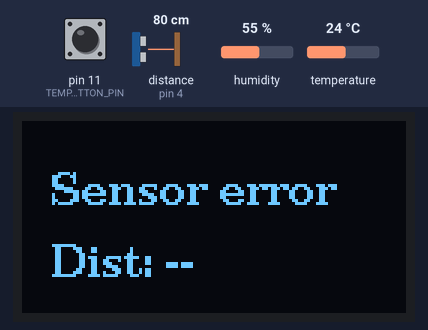
Bench run of a sketch on a simulated Arduino Uno, built with avr-gcc and run on an emulated ATmega328P. Shown: 128×64 one-colour display. Wiring (inferred from the names in the program): ultrasonic range finder: trigger pin 3; echo pin 4. The inputs (shaded band) are chosen by the test bench; at power-on: pin 11 (TEMP_BUTTON_PIN) HIGH, distance to the obstacle (sensor on pin 4) 80 cm, temperature 24 °C, humidity 55 %. The echo pulse lasts 58.3 µs per cm.

Above: at 1.2 s.
1.3 s: pin 11 (TEMP_BUTTON_PIN) pulled LOW for 1 s
At 2.7 s:
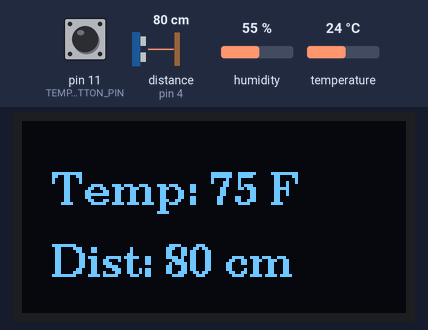
3.8 s: distance to the obstacle (sensor on pin 4) set to 2 cm
At 4.8 s:
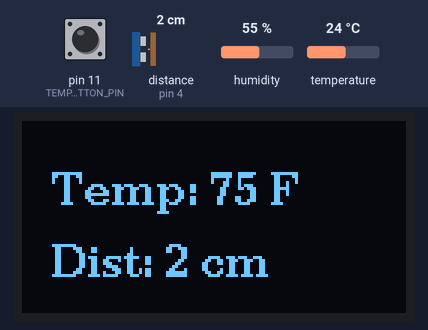
5.6 s: temperature set to 12 °C
At 8.2 s:
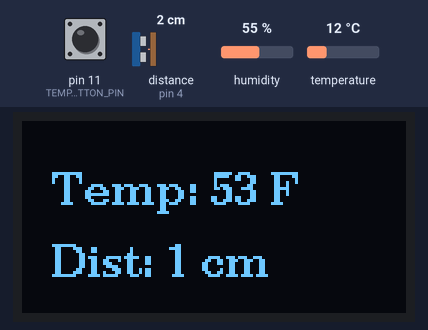
8.5 s: distance to the obstacle (sensor on pin 4) set to 18 cm
At 10.2 s:
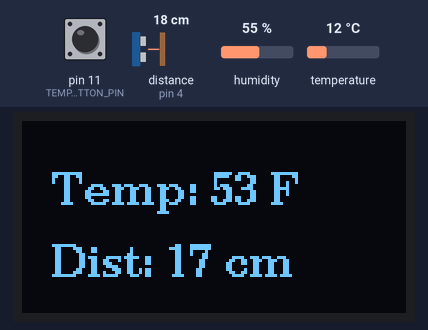
10.5 s: temperature set to 19 °C
At 12.6 s:
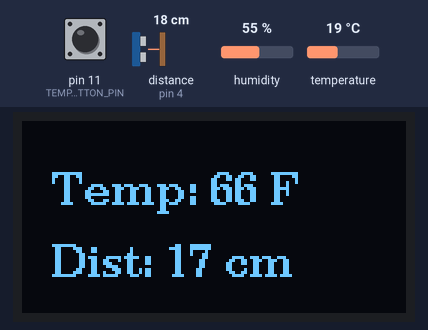
13.5 s: pin 11 (TEMP_BUTTON_PIN) pulled LOW for 1 s
At 15.5 s:
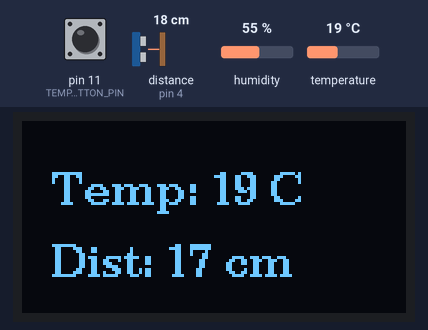
Timing chart, 0 to 17.0 s (numbered marks = the images above; inputs shaded):
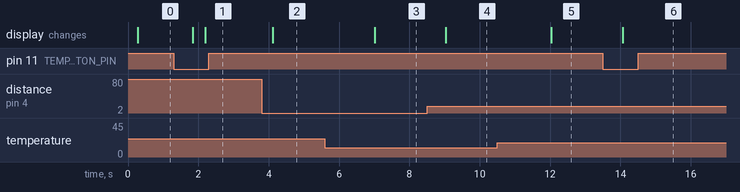

Measured:
- after the input at 1.3 s, the display: first differs from a run without the input after 0.89 s (image 1)
- after the input at 3.8 s, the display: changes after 0.31 s (image 2)
- after the input at 5.6 s, the display: changes after 1.4 s (image 3)
- after the input at 8.5 s, the display: changes after 0.53 s (image 4)
- after the input at 10.5 s, the display: changes after 1.5 s (image 5)
- after the input at 13.5 s, the display: changes after 0.56 s (image 6)

The sketch:

mega328_ultrasonic.ino
```cpp
#include "Arduino.h"
#include <U8g2lib.h>
#include <DHT11.h>

#define DHT_PIN 2
#define TEMP_BUTTON_PIN 11
#define TRIG_PIN 3
#define ECHO_PIN 4

DHT11 dht11(DHT_PIN);
U8G2_SSD1306_128X64_NONAME_1_HW_I2C u8g2(U8G2_R0, U8X8_PIN_NONE);

//U8G2 display vars
bool use_fahrenheit = false;
bool dirty_display = true;

//button vars
const unsigned long debounce_ms = 40;
bool temp_button_state = true;   //idle = HIGH with INPUT_PULLUP
bool temp_last_button = true;
unsigned long temp_last_press_ms = 0;

//ultrasonic / motion vars
unsigned long last_ping = 0;
const long motion_threshold_cm = 10;       //change needed to count as motion
long last_dist = -1;


unsigned long last_read = 0;
const unsigned long read_int = 1000;
int last_temp_c = 0;
bool last_valid = false;

void checkMotion(){
  unsigned long now = millis();
  if (now - last_ping < 100) return;
  last_ping = now;

  digitalWrite(TRIG_PIN, HIGH); //pulse trig pin to start reading
  delayMicroseconds(10);
  digitalWrite(TRIG_PIN, LOW);

  unsigned long dur = pulseIn(ECHO_PIN, HIGH, 25000UL);
  long curr_dist = (long)(dur / 58);
  if (dur == 0) return;

  if (last_dist >= 0) {
    long diff = curr_dist - last_dist;
    if (diff < 0) diff = -diff;
    if (diff >= motion_threshold_cm) {
      dirty_display = true;
    }
  }

  last_dist = curr_dist;
}

void handleTempButton(){

  //read TEMP_BUTTON_PIN
  bool read = digitalRead(TEMP_BUTTON_PIN);

  //check if button state change
  if (read != temp_last_button){
    temp_last_press_ms = millis();
  }

  //check debounce time buffer
  if ((millis() - temp_last_press_ms) > debounce_ms) {
    if (read != temp_button_state){
      temp_button_state = read;
      if (temp_button_state == LOW){   //pressed
        use_fahrenheit = !use_fahrenheit;
        dirty_display = true;
      }
    }
  }
  temp_last_button = read;
}

void readSensor(){
  unsigned long now = millis();
  if (now - last_read < read_int) return;
  last_read = now;

  int temperature = dht11.readTemperature();
  bool valid = (temperature != DHT11::ERROR_CHECKSUM && temperature != DHT11::ERROR_TIMEOUT);

  if (valid && last_temp_c != temperature) {
    dirty_display = true;
  }
  if (valid != last_valid) {
    dirty_display = true;
  }

  last_valid = valid;
  if (valid) last_temp_c = temperature;
}

void updateDisplay(){
  u8g2.firstPage();
  do {
    u8g2.setFont(u8g2_font_ncenB10_tr);

    u8g2.setCursor(10, 28);
    if (last_valid) {
      if (use_fahrenheit) {
        int f = (9 * last_temp_c) / 5 + 32;
        u8g2.print("Temp: ");
        u8g2.print(f);
        u8g2.print(" F");
      } else {
        u8g2.print("Temp: ");
        u8g2.print(last_temp_c);
        u8g2.print(" C");
      }
    } else {
      u8g2.print("Sensor error");
    }

    u8g2.setCursor(10, 52);
    if (last_dist >= 0) {
      u8g2.print("Dist: ");
      u8g2.print(last_dist);
      u8g2.print(" cm");
    } else {
      u8g2.print("Dist: --");
    }
  } while (u8g2.nextPage());
  dirty_display = false;
}

void setup(){
  u8g2.begin();
  pinMode(TEMP_BUTTON_PIN, INPUT_PULLUP);
  pinMode(TRIG_PIN, OUTPUT);
  pinMode(ECHO_PIN, INPUT);
  digitalWrite(TRIG_PIN, LOW);
}

void loop(){
  handleTempButton();
  checkMotion();
  readSensor();
  if (dirty_display) updateDisplay();
}
```
